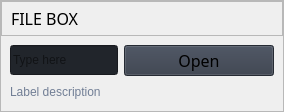
                        <widget class="QFrame" name="row_1">
                         <property name="frameShape">
                          <enum>QFrame::StyledPanel</enum>
                         </property>
                         <property name="frameShadow">
                          <enum>QFrame::Raised</enum>
                         </property>
                         <layout class="QVBoxLayout" name="verticalLayout_16">
                          <property name="spacing">
                           <number>0</number>
                          </property>
                          <property name="leftMargin">
                           <number>0</number>
                          </property>
                          <property name="topMargin">
                           <number>0</number>
                          </property>
                          <property name="rightMargin">
                           <number>0</number>
                          </property>
                          <property name="bottomMargin">
                           <number>0</number>
                          </property>
                          <item>
                           <widget class="QFrame" name="frame_div_content_1">
                            <property name="minimumSize">
                             <size>
                              <width>0</width>
                              <height>110</height>
                             </size>
                            </property>
                            <property name="maximumSize">
                             <size>
                              <width>16777215</width>
                              <height>110</height>
                             </size>
                            </property>
                            <property name="frameShape">
                             <enum>QFrame::NoFrame</enum>
                            </property>
                            <property name="frameShadow">
                             <enum>QFrame::Raised</enum>
                            </property>
                            <layout class="QVBoxLayout" name="verticalLayout_17">
                             <property name="spacing">
                              <number>0</number>
                             </property>
                             <property name="leftMargin">
                              <number>0</number>
                             </property>
                             <property name="topMargin">
                              <number>0</number>
                             </property>
                             <property name="rightMargin">
                              <number>0</number>
                             </property>
                             <property name="bottomMargin">
                              <number>0</number>
                             </property>
                             <item>
                              <widget class="QFrame" name="frame_title_wid_1">
                               <property name="maximumSize">
                                <size>
                                 <width>16777215</width>
                                 <height>35</height>
                                </size>
                               </property>
                               <property name="frameShape">
                                <enum>QFrame::StyledPanel</enum>
                               </property>
                               <property name="frameShadow">
                                <enum>QFrame::Raised</enum>
                               </property>
                               <layout class="QVBoxLayout" name="verticalLayout_18">
                                <item>
                                 <widget class="QLabel" name="labelBoxBlenderInstalation">
                                  <property name="font">
                                   <font>
                                    <family>Source Han Sans SC</family>
                                    <pointsize>12</pointsize>
                                    <italic>false</italic>
                                    <bold>false</bold>
                                   </font>
                                  </property>
                                  <property name="styleSheet">
                                   <string notr="true"/>
                                  </property>
                                  <property name="text">
                                   <string>FILE BOX</string>
                                  </property>
                                 </widget>
                                </item>
                               </layout>
                              </widget>
                             </item>
                             <item>
                              <widget class="QFrame" name="frame_content_wid_1">
                               <property name="frameShape">
                                <enum>QFrame::NoFrame</enum>
                               </property>
                               <property name="frameShadow">
                                <enum>QFrame::Raised</enum>
                               </property>
                               <layout class="QHBoxLayout" name="horizontalLayout_9">
                                <item>
                                 <layout class="QGridLayout" name="gridLayout">
                                  <property name="bottomMargin">
                                   <number>0</number>
                                  </property>
                                  <item row="0" column="0">
                                   <widget class="QLineEdit" name="lineEdit">
                                    <property name="minimumSize">
                                     <size>
                                      <width>0</width>
                                      <height>30</height>
                                     </size>
                                    </property>
                                    <property name="styleSheet">
                                     <string notr="true">background-color: rgb(33, 37, 43);</string>
                                    </property>
                                    <property name="text">
                                     <string/>
                                    </property>
                                    <property name="placeholderText">
                                     <string>Type here</string>
                                    </property>
                                   </widget>
                                  </item>
                                  <item row="1" column="0" colspan="2">
                                   <widget class="QLabel" name="labelVersion_3">
                                    <property name="styleSheet">
                                     <string notr="true">color: rgb(113, 126, 149);</string>
                                    </property>
                                    <property name="lineWidth">
                                     <number>1</number>
                                    </property>
                                    <property name="text">
                                     <string>Label description</string>
                                    </property>
                                    <property name="alignment">
                                     <set>Qt::AlignLeading|Qt::AlignLeft|Qt::AlignVCenter</set>
                                    </property>
                                   </widget>
                                  </item>
                                  <item row="0" column="1">
                                   <widget class="QPushButton" name="pushButton">
                                    <property name="minimumSize">
                                     <size>
                                      <width>150</width>
                                      <height>30</height>
                                     </size>
                                    </property>
                                    <property name="font">
                                     <font>
                                      <family>Source Han Sans SC</family>
                                      <pointsize>12</pointsize>
                                      <italic>false</italic>
                                      <bold>false</bold>
                                     </font>
                                    </property>
                                    <property name="cursor">
                                     <cursorShape>PointingHandCursor</cursorShape>
                                    </property>
                                    <property name="styleSheet">
                                     <string notr="true">background-color: rgb(52, 59, 72);</string>
                                    </property>
                                    <property name="text">
                                     <string>Open</string>
                                    </property>
                                    <property name="icon">
                                     <iconset resource="../resources.qrc">
                                      <normaloff>:/icons/images/icons/cil-folder-open.png</normaloff>:/icons/images/icons/cil-folder-open.png</iconset>
                                    </property>
                                   </widget>
                                  </item>
                                 </layout>
                                </item>
                               </layout>
                              </widget>
                             </item>
                            </layout>
                           </widget>
                          </item>
                         </layout>
                        </widget>
